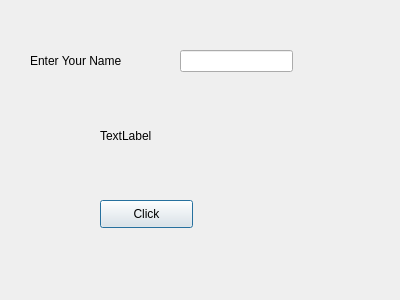
<?xml version="1.0" encoding="UTF-8"?>
<ui version="4.0">
 <class>Dialog</class>
 <widget class="QDialog" name="Dialog">
  <property name="geometry">
   <rect>
    <x>0</x>
    <y>0</y>
    <width>400</width>
    <height>300</height>
   </rect>
  </property>
  <property name="windowTitle">
   <string>Dialog</string>
  </property>
  <widget class="QLabel" name="labelresponse">
   <property name="geometry">
    <rect>
     <x>30</x>
     <y>40</y>
     <width>131</width>
     <height>41</height>
    </rect>
   </property>
   <property name="text">
    <string>Enter Your Name</string>
   </property>
  </widget>
  <widget class="QLabel" name="label">
   <property name="geometry">
    <rect>
     <x>100</x>
     <y>110</y>
     <width>231</width>
     <height>51</height>
    </rect>
   </property>
   <property name="text">
    <string>TextLabel</string>
   </property>
  </widget>
  <widget class="QLineEdit" name="lineEditName">
   <property name="geometry">
    <rect>
     <x>180</x>
     <y>50</y>
     <width>113</width>
     <height>22</height>
    </rect>
   </property>
  </widget>
  <widget class="QPushButton" name="ButtonClicKMe">
   <property name="geometry">
    <rect>
     <x>100</x>
     <y>200</y>
     <width>93</width>
     <height>28</height>
    </rect>
   </property>
   <property name="text">
    <string>Click</string>
   </property>
  </widget>
 </widget>
 <resources/>
 <connections/>
</ui>
